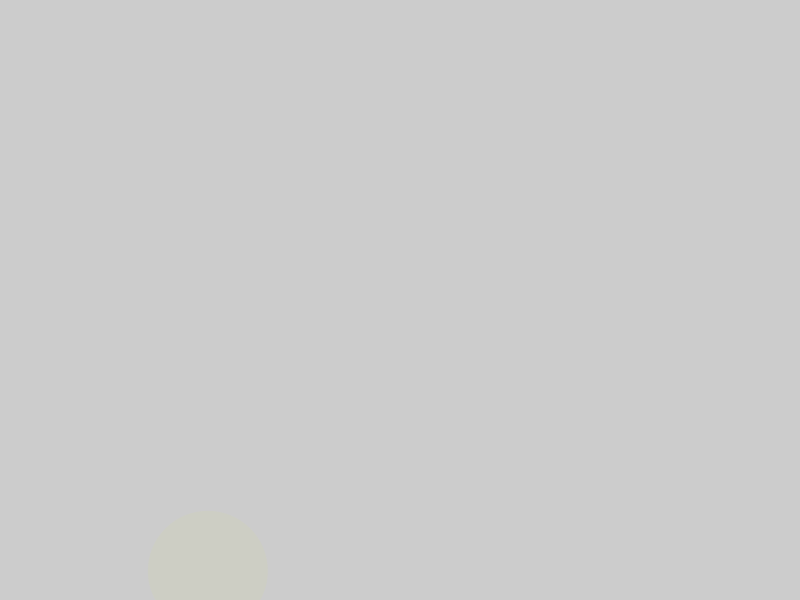
Frame 1 (no input)
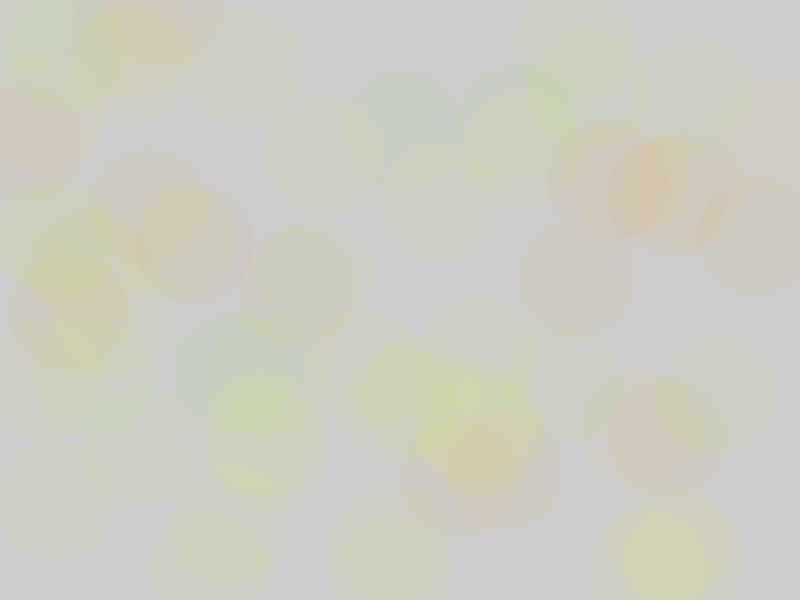
Frame 60 (the mouse pressed at the canvas centre just before this capture)
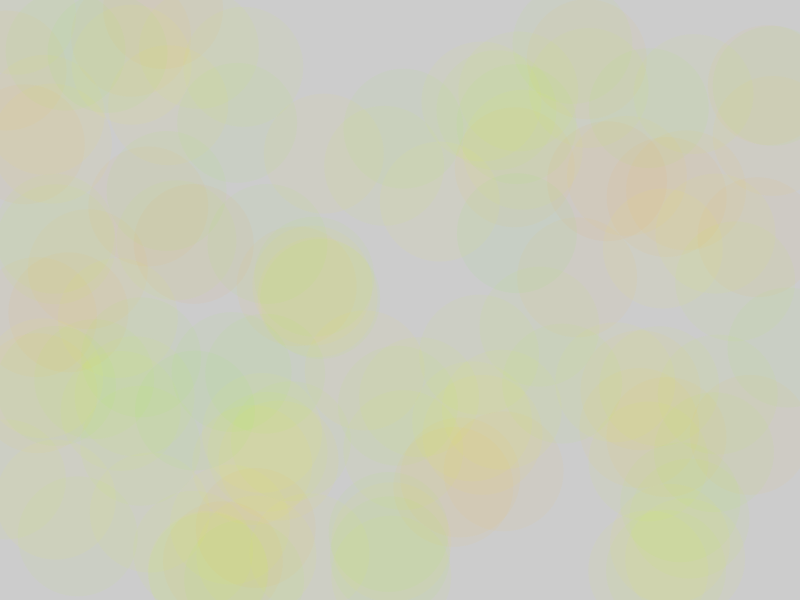
Frame 120 (the mouse held since frame 60 and released just before this capture)

The Processing sketch that drew these frames (run headless with seeded random() and noise(); from frame 60 on, the mouse is pressed at the canvas centre):

// Processing sketch: stainedglass
// ── stainedglass.pde
float _angle = 30;

void setup()

{
size(800,600);
}

void draw()
{
  noStroke();
  fill(color(225,225,225,225));
  
  
clearScene();
_angle =setAngle(_angle, 0.1);
drawCircle(_angle);
}
void clearScene()
{

}

float setAngle(float angle, float step)
{
  //check angle value
  angle = angle + step;
  if(angle > 360)
  
 {
   angle = 0;
 }
println(angle);
return (angle);
}

void drawCircle(float angle)
{
  //draw ranom circle
  colorMode(HSB, 360, 100, 100);
  float hue = random(angle, angle+60);
  float sat =random(100,100);
  float bri =random(100,100);
  color circle_color = color(hue,sat,bri,10);
  fill(circle_color);
  circle(random(800),random(600), 120);
}
